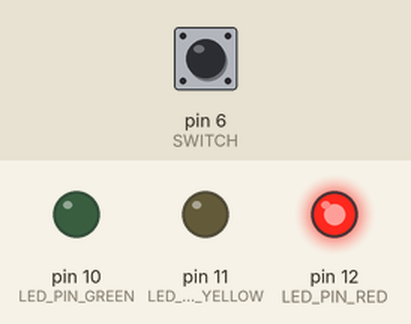
This sketch was run on a simulated Arduino Uno, built with avr-gcc and run on an emulated ATmega328P. Parts: output pins drawn as LEDs (lit = HIGH). The inputs (shaded band) are chosen by the test bench; at power-on: pin 6 (SWITCH) LOW.

Above: at 1.2 s.
1.3 s: pin 6 (SWITCH) pulled HIGH for 3.2 s
At 2.0 s:
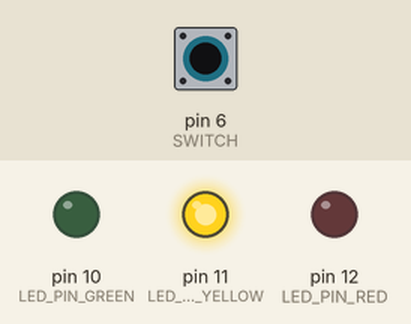
At 14.9 s:
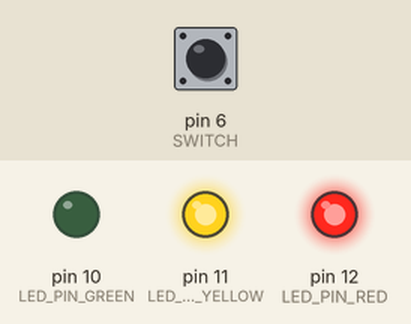
Timing chart, 0 to 17.7 s (numbered marks = the images above; inputs shaded):
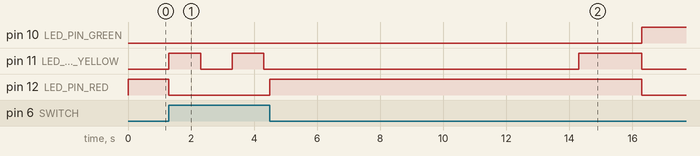

The sketch:

ampelsteuerung.ino
```cpp
// GIBB: Modul 121: Steuerungsaufgaben bearbeiten, BiVo 2014
// Ampelsteuerung mit Arduino (Finite State Machines)
// 2017 by Fabian Flückiger // info@fabianflu.ch

// Variablendeklaration für Pins
#define LED_PIN_RED 12
#define LED_PIN_YELLOW 11
#define LED_PIN_GREEN 10
#define SWITCH 6
// Deklaration der für die Leuchtdauer der LEDs benötigten Variabel.
unsigned long startTime = millis();

void setup() {
  // Setzen der Pinmodes
  pinMode(LED_PIN_RED, OUTPUT);
  pinMode(LED_PIN_YELLOW, OUTPUT);
  pinMode(LED_PIN_GREEN, OUTPUT);
  pinMode(SWITCH, INPUT);
}

void loop() {
  // Rot
  trafficlight(HIGH, LOW, LOW, 10000);
  // Rot-Gelb
  trafficlight(HIGH, HIGH, LOW, 2000);
  // Grün
  trafficlight(LOW, LOW, HIGH, 10000);
  // Gelb
  trafficlight(LOW, HIGH, LOW, 2000);
}
// Nachtmodus
void nightrider() {
  // Wenn der Button gedrückt wird..
  while (digitalRead(SWITCH) == HIGH) {
    // Blinken im Sekundentakt
    nightblink(HIGH, 1000);
    nightblink(LOW, 1000);
  }
}
// Trafficlight: Universell verwendbar! ;) Akzeptiert die Argumente State1, State2 & State3 (Status der LEDs => HIGH / LOW) sowie die Dauer des Leuchtens in ms.
void trafficlight(char State1, char State2, char State3, int dauer) {
  // Startzeit-Timestamp
  startTime = millis();
  // Mit millis() holen wir den aktuellen Timestamp und vergleichen diesen mit dem Starttimestamp und der Dauer. Wird die Dauer erreicht sind wir fertig!
  while (millis() - startTime < dauer) {
    // Ansteuern der LEDs.
    digitalWrite(LED_PIN_RED, State1);
    digitalWrite(LED_PIN_YELLOW, State2);
    digitalWrite(LED_PIN_GREEN, State3);
    // Nachtmodus-Button-Check!
    nightrider();
  }
}
// Spezielle Trafficlight-Void für Nightrider, damit eine Rekursion verhindert wird...
void nightblink(char StateBlink, int dauer) {
  // Startzeit-Timestamp
  startTime = millis();
  // Mit millis() holen wir den aktuellen Timestamp und vergleichen diesen mit dem Starttimestamp und der Dauer. Wird die Dauer erreicht sind wir fertig!
   while (millis() - startTime < dauer && digitalRead(SWITCH) == HIGH) {
    digitalWrite(LED_PIN_RED, LOW);
    digitalWrite(LED_PIN_YELLOW, StateBlink);
    digitalWrite(LED_PIN_GREEN, LOW);
  }
}
```

Measured:
- after the input at 1.3 s, pin 10 (LED_PIN_GREEN): LOW → HIGH after 15.0 s instead of 10.7 s; pin 12 (LED_PIN_RED): HIGH → LOW after 0.00 s instead of 10.7 s
